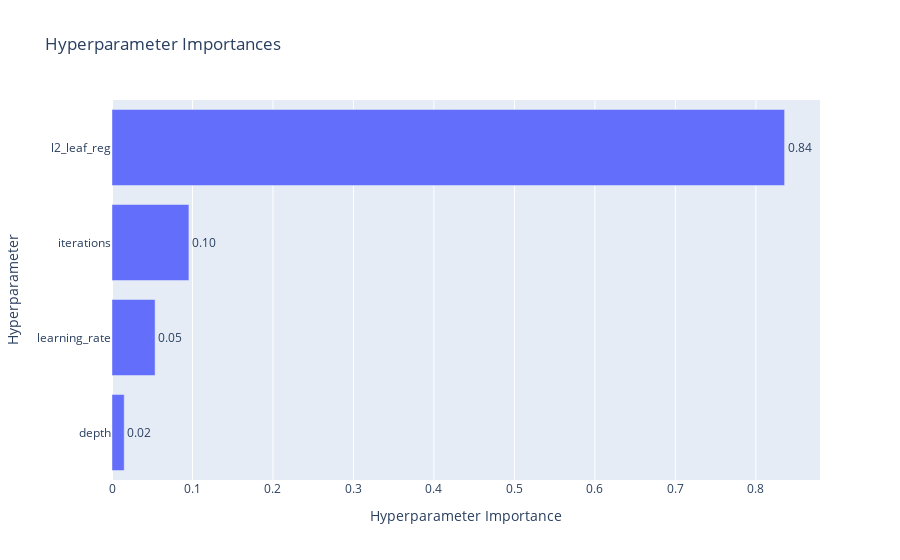

The notebook cell saved with this chart:
### Code cell
optuna.visualization.plot_param_importances(study)

### Figure 1 — Plotly figure (JSON) as saved in the notebook; plotly's stock layout.template omitted (floating-point values rounded to 4 significant figures)
{"data": [{"cliponaxis": false, "hovertemplate": ["depth (IntDistribution): 0.01516783834742204<extra></extra>", "learning_rate (FloatDistribution): 0.053541685558568815<extra></extra>", "iterations (IntDistribution): 0.09557111191512588<extra></extra>", "l2_leaf_reg (FloatDistribution): 0.8357193641788834<extra></extra>"], "name": "Objective Value", "orientation": "h", "text": ["0.02", "0.05", "0.10", "0.84"], "textposition": "outside", "type": "bar", "x": [0.01517, 0.05354, 0.09557, 0.8357], "y": ["depth", "learning_rate", "iterations", "l2_leaf_reg"]}], "layout": {"title": {"text": "Hyperparameter Importances"}, "xaxis": {"title": {"text": "Hyperparameter Importance"}}, "yaxis": {"title": {"text": "Hyperparameter"}}}}
